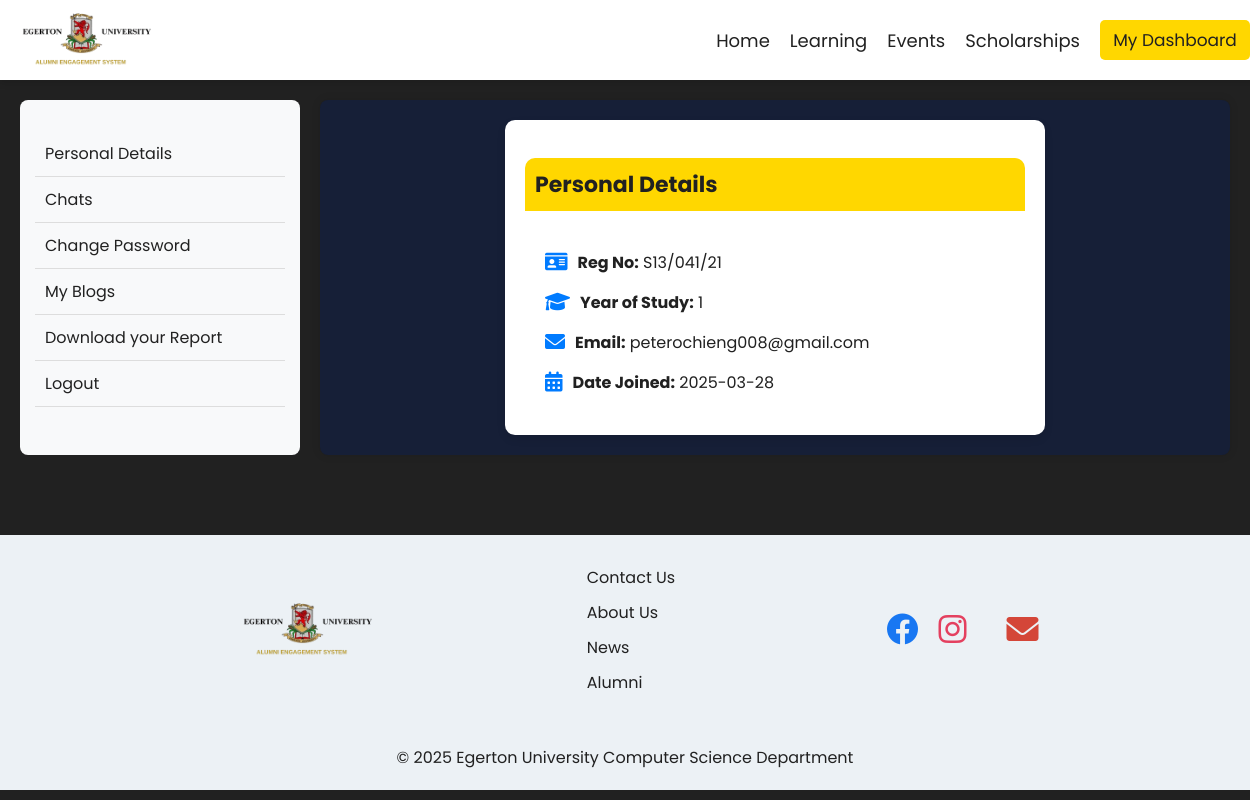
The app's page /profile (signed in) with its own data.
### website/models.py (models this page shows, shortened)
class User(db.Model , UserMixin):
    id = db.Column(db.Integer, primary_key = True)
    username = db.Column(db.String(60))
    regno = db.Column(db.String(20))
    year_of_study = db.Column(db.Integer)
    email_address = db.Column(db.String(50))
    password_hash = db.Column(db.String(500))
    date_joined = db.Column(db.DateTime(), default  = datetime.utcnow)
    blogs = db.relationship('Blog', backref='author', lazy=True)
    messages = db.relationship('Messages', backref='author', lazy=True)

### website/views.py (the view)
@views.route('/profile')
@login_required
def profile():
    user_id = session.get('user_id')
    user = User.query.get(user_id)
    return render_template('profile.html' , user = current_user)

### website/__init__.py (called while the page is built)
@login_manager.user_loader
def load_user(user_id):
    from .models import User
    return User.query.get(int(user_id))

### website/templates/profile.html (shortened to what this page needs)
{% extends 'base.html' %}
{% block body %}
<div class="main">
  <div class="sidebar">
    <ul>
      <li onclick="showSection('personal-details')">Personal Details</li>
      <li onclick="showSection('chats')">Chats</li>
      <li><a href="{{ url_for('auth.change_password') }}">Change Password</a></li>
      <li onclick="showSection('my-blogs')">My Blogs</li>
      <li>
        <a href="{{ url_for('views.download_report') }}">Download your Report</a>
      </li>
      <li><a href="{{ url_for('auth.logout') }}">Logout</a></li>
    </ul>
  </div>
  <div class="main-content">
    <div id="personal-details" class="section card-personal">
      <h2 class="card-header text-center">Personal Details</h2>
      <div class="card-body">
        <div class="user-info">
          <div class="info-item">
            <i class="fas fa-id-card"></i>
            <span><strong>Reg No:</strong> {{ current_user.regno }}</span>
          </div>
          <div class="info-item">
            <i class="fas fa-graduation-cap"></i>
            <span><strong>Year of Study:</strong> {{ current_user.year_of_study }}</span>
          </div>
          <div class="info-item">
            <i class="fas fa-envelope"></i>
            <span><strong>Email:</strong> {{ current_user.email_address }}</span>
          </div>
          <div class="info-item">
            <i class="fas fa-calendar-alt"></i>
            <span><strong>Date Joined:</strong> {{ current_user.date_joined.strftime('%Y-%m-%d') }}</span>
          </div>
        </div>
      </div>
    </div>
  </div>
</div>
{% endblock %}

### website/static/src/input.css (style rules this page uses)
body { position: relative; color: #ffffff; box-sizing: border-box; font-family: 'Poppins', sans-serif; background-color: #212121; margin: 0; display: flex; flex-direction: column; min-height: 100vh; }
a { text-decoration: none; color: inherit; }
.main { display: flex; gap: 20px; padding: 20px; }
.sidebar { width: 250px; background: #f8f9fa; padding: 15px; border-radius: 8px; color: #212121; }
.sidebar ul { list-style: none; padding: 0; }
.sidebar li { padding: 10px; cursor: pointer; border-bottom: 1px solid #ddd; }
.main-content { flex-grow: 1; background: #161F37; padding: 20px; border-radius: 8px; box-shadow: 0 0 10px rgba(0, 0, 0, 0.1); }
.card-personal { max-width: 500px; margin: auto; padding: 20px; background: #ffffff; border-radius: 10px; box-shadow: 0 4px 8px rgba(0, 0, 0, 0.1); }
.card-header { font-size: 22px; font-weight: bold; background: #FFD700; color: #212121; padding: 10px; border-radius: 10px 10px 0 0; }
.card-body { padding: 20px; color: #212121; }
.user-info { display: flex; flex-direction: column; gap: 15px; }
.info-item { display: flex; align-items: center; gap: 10px; font-size: 16px; }
.info-item i { font-size: 20px; color: #007bff; }

### records on screen
User: regno "S13/041/21", year_of_study "1", email_address "peterochieng008@gmail.com", date_joined "2025-03-28"
